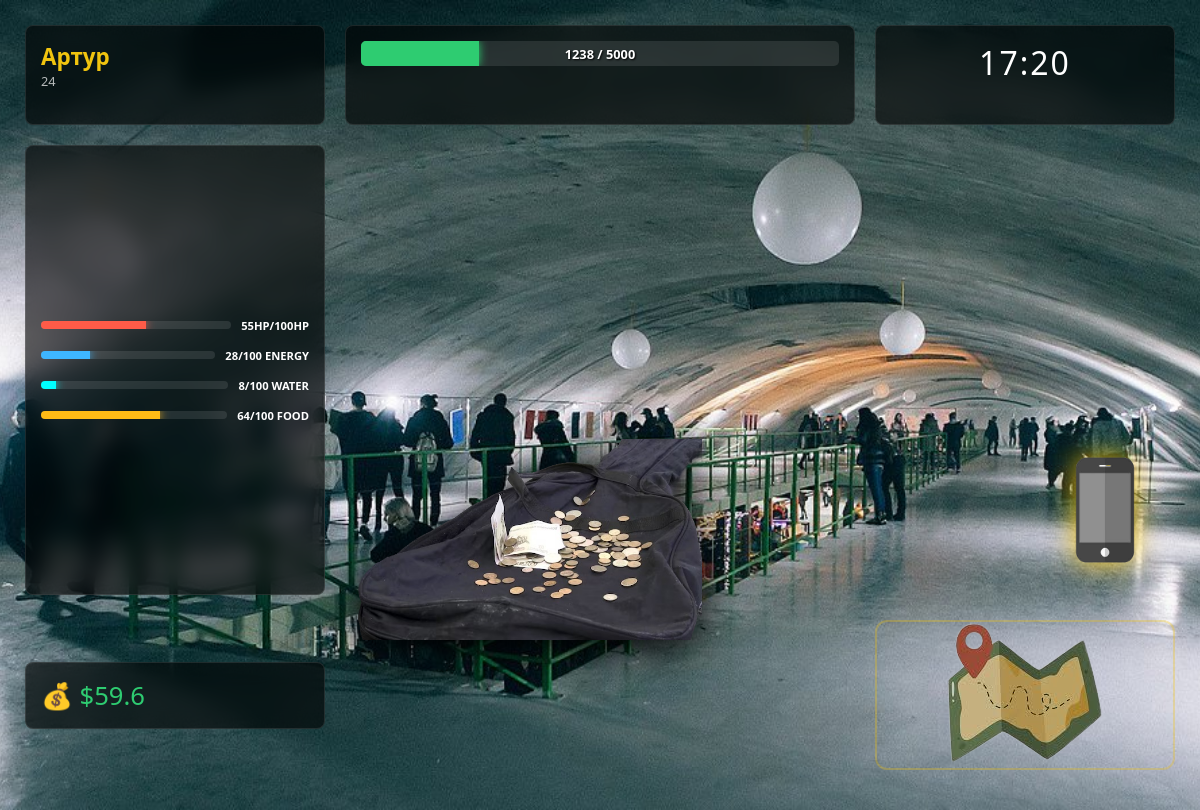
/tunnel (signed in), run on an earlier commit of the app's database.
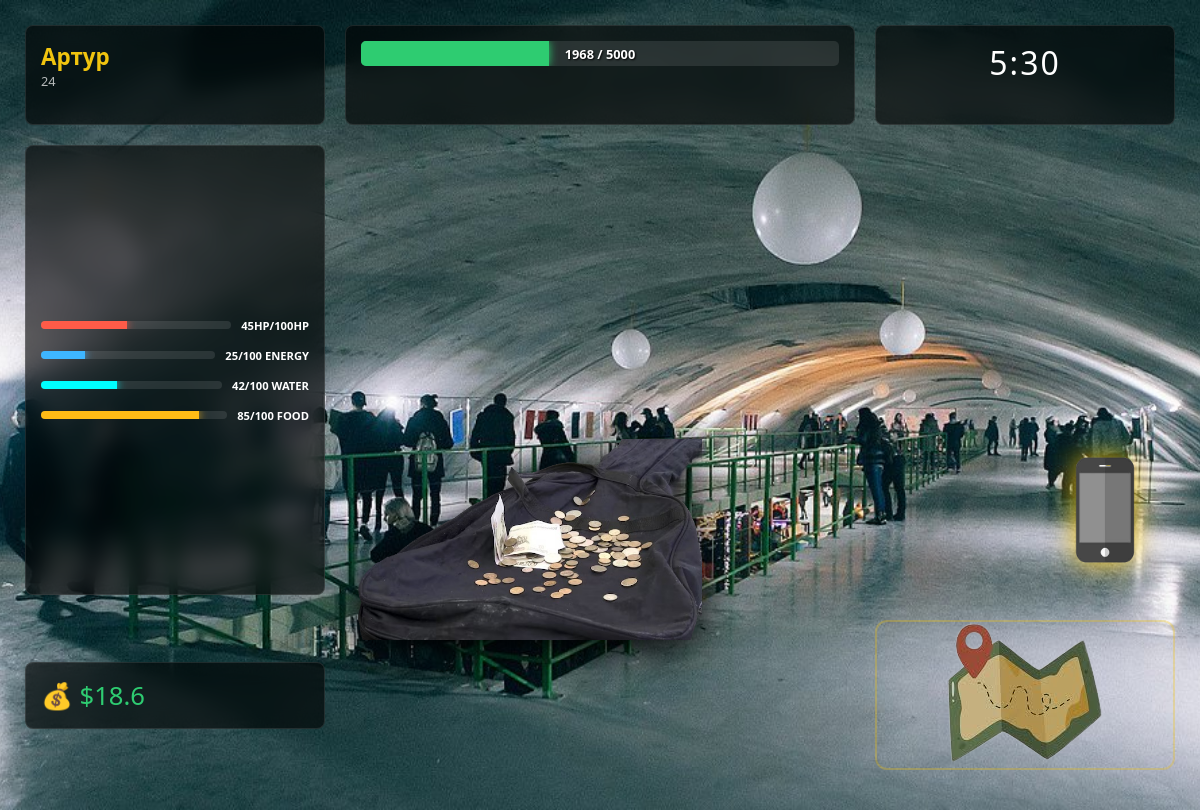
And on a later commit of the database.
### models.py (models this page shows)
class BaseModel(Model):
    class Meta:
        database = db

class Player(BaseModel):
    login = CharField(unique=True)
    password = CharField()
    hp = IntegerField(default=100)
    energy = IntegerField(default=100)
    max_hp = IntegerField(default=100)
    max_energy = IntegerField(default=100)
    charisma = IntegerField(default=0)
    charisma_bonus = IntegerField(default=0)
    money = FloatField(default=0)
    glory = IntegerField(default=0)
    xp = IntegerField(default=0)
    xp_bonus = FloatField(default=1)
    age = IntegerField()
    name = CharField()
    location = ForeignKeyField(Locations, backref="players")
    job = ForeignKeyField(Jobs, backref="players", null=True)
    satiety = IntegerField(default=100)
    max_satiety = IntegerField(default=100)
    hydration = IntegerField(default=100)
    max_hydration = IntegerField(default=100)
    time = IntegerField(default=0)
    days = IntegerField(default=0)

### main.py (the view)
@app.route("/tunnel")
def tunnel():
    if session.get("is_auth") != True:
        return redirect("/")
    player = Player.get_or_none(login=session["login"])
    player.location=2
    player.job = None
    player.save()
    hours = player.time // 60
    minutes = player.time % 60
    return render_template("tunnel.html", player=player, hours=hours, minutes=minutes)

### templates/tunnel.html (shortened to what this page needs)
<!doctype html>
<html lang="ru">
  <head>
    <link rel="stylesheet" href="../static/css/tunnel.css" />
  </head>
  <body>
    <div class="parent">
      <div class="NameAgeDiv">
        <div class="NameDiv">{{player.name}}</div>
        <div class="AgeDiv">{{player.age}}</div>
      </div>
      <div class="XP-NextLvl">
        <div class="xp-bar">
          <div id="xp-fill" class="AvailableEx"></div>
          <div class="xp-text">
            <span id="current-xp">{{player.xp}}</span> / <span id="max-xp">5000</span>
          </div>
        </div>
      </div>
      <div class="TimeDiv">
        <span class="HourDiv">{{hours}}</span>:<span class="MinuteDiv">{{minutes}}</span>
      </div>
      <div class="TrailerDiv">
        <div class="trailer-img" id="click">
          <img src="../static/img/location-img/tunnel_img.png" alt="Trailer" />
        </div>
      </div>
      <div class="stats">
        <div class="stat-row hp">
          <div class="bar"><div id="hp-fill" class="fill"></div></div>
          <span>{{player.hp}}HP/{{player.max_hp}}HP</span>
        </div>
        <div class="stat-row energy">
          <div class="bar"><div id="energy-fill" class="fill"></div></div>
          <span>{{player.energy}}/{{player.max_energy}} ENERGY</span>
        </div>
        <div class="stat-row hydration">
          <div class="bar"><div id="water-fill" class="fill"></div></div>
          <span>{{player.hydration}}/{{player.max_hydration}} WATER</span>
        </div>
        <div class="stat-row satiety">
          <div class="bar"><div id="food-fill" class="fill"></div></div>
          <span>{{player.satiety}}/{{player.max_satiety}} FOOD</span>
        </div>
      </div>
      <div class="MoneyDiv">
        <div class="wallet-img">💰 ${{player.money}}</div>
      </div>
      <div class="PhoneDiv">
        <div class="phone-content">
          <img src="../static/img/phone.png" alt="Phone" />
        </div>
      </div>
      <label for="map-toggle" class="MapDiv">
        <div class="Map-img">
          <img src="../static/img/карта.png" alt="Map" />
        </div>
      </label>
    </div>
  </body>
</html>

What changed in the data, as far as the page shows it:
changed Player "Артур": xp "1238" → "1968"; hp "55" → "45"; energy "28" → "25"; hydration "8" → "42"; satiety "64" → "85"; money "59.6" → "18.6"
Also different on the page:
{{ hours }}: "17" → "5"
{{ minutes }}: "20" → "30"
